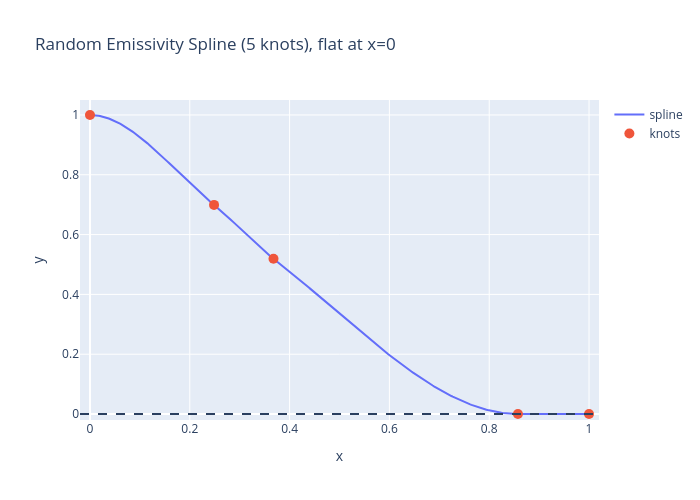

The notebook cell this image was saved under:
### Code cell
import numpy as np
from scipy.interpolate import PchipInterpolator, CubicHermiteSpline
import plotly.graph_objects as go

# -------------------------------------------------------------------
# Generating Random Emissivity Spline
# -------------------------------------------------------------------

def generate_random_emissivity(n_knots=5, min_spacing=0.05, zero_deriv_core=True, min_dy=0.0, seed=None):
    """
    Generate a random emissivity spline with at most one maximum.

    The peak may occur at the core or at any interior knot.

    Parameters
    ----------
    n_knots : int
        Total number of knots, including the axis and edge.
    min_spacing : float
        Minimum spacing between neighboring x knots.
    zero_deriv_core : bool
        If True, enforce d(emissivity)/dx = 0 at the axis.
    min_dy : float
        Optional minimum spacing between neighboring y-values.
    seed : int or None
        Random seed for reproducibility.

    Returns
    -------
    spline : emissivity interpolation function (PchipInterpolator or CubicHermiteSpline)
    x_knots : knot locations
    y_knots : emissivity values at the knots
    zero_deriv : 
    x_free : boolean array where True means the x-coordinate is free to vary
    y_free : boolean array where True means the y-coordinate is free to vary
    type_str : profile type
    """
    if n_knots < 3:
        raise ValueError("n_knots must be at least 3.")

    rng = np.random.default_rng(seed)
    
    # Generate random interior knot locations.
    # There will be n_knots - 2 random interior x-locations
    # The final interior location, x_knots[-2], determines where the emissivity first reaches zero
    n_interior = n_knots - 2
    
    interior_x = sample_interior_x(
        n_interior=n_interior,
        min_spacing=min_spacing,
        rng=rng,
        x_min=0.0, 
        x_max=1.0,
    )

    x_knots = np.concatenate(([0.0], interior_x, [1.0]))

    # The final two knots must both have zero emissivity
    y_knots = np.zeros(n_knots)

    # The peak can occur from index 0 through index n_knots - 3
    # Indices -2 and -1 are reserved for the two zero knots 
    peak_index = rng.integers(0, n_knots - 2)
    y_peak = 1.0

    if peak_index == 0:
        # The peak is at the core/axis.
        y_knots[0] = y_peak

        # generating decreasing values between core peak and second-to-last knot
        y_knots[1:-2] = sample_monotone_y(
            n=n_knots - 3,
            y_start=y_peak,
            y_end=0.0,
            rng=rng,
            min_dy=min_dy,
        )
    else:
        # The peak is at an interior knot.
        y_axis = rng.uniform(0.0, y_peak)
        y_knots[0] = y_axis

        # Monotonic increase from the axis to the peak.
        y_knots[1:peak_index] = sample_monotone_y(
            n=peak_index - 1,
            y_start=y_axis,
            y_end=y_peak,
            rng=rng,
            min_dy=min_dy,
        )
        y_knots[peak_index] = y_peak

        # Monotonic decrease from the peak to the edge.
        y_knots[peak_index + 1:-2] = sample_monotone_y(
            n=n_knots - peak_index - 3,
            y_start=y_peak,
            y_end=0.0,
            rng=rng,
            min_dy=min_dy,
        )

    # Then fix both final y-values at zero
    y_knots[-2] = 0.0
    y_knots[-1] = 0.0

    pchip = PchipInterpolator(x_knots, y_knots)

    if zero_deriv_core:
        derivatives = pchip.derivative()(x_knots)
        derivatives[0] = 0.0
        spline = CubicHermiteSpline(x_knots, y_knots, derivatives)
        deriv_zero = np.array([True, False, False, False, False])
    else:
        spline = pchip
        deriv_zero = np.array([False, False, False, False, False])

    x_free = np.array([
        False,  # first x-knot is fixed at rho=0
        True,  
        True, 
        True, 
        False,  # last x-knot is fixed at rho=1
    ])
    y_free = np.array([
        True, 
        True, 
        True, 
        False,  # second-to-last y-knot is fixed at zero
        False,  # last y-knot is fixed at zero
    ])
    
    return make_profile_dic(x_knots, y_knots, deriv_zero, x_free, y_free, "emissivity")


# ---------------------------------------------------------
# Plotting Random Emissivity Spline
# ---------------------------------------------------------
emissivity_profile = generate_random_emissivity(n_knots=5, min_spacing=0.05, zero_deriv_core=True, seed=None,)
plot_pchip(emissivity_profile["x_knots"], emissivity_profile["y_knots"], emissivity_profile["deriv_zero"], title="Random Emissivity Spline (5 knots), flat at x=0", y_range=(-0.02, 1.05))

### Figure 1 — Plotly figure (JSON) as saved in the notebook; plotly's stock layout.template omitted (floating-point values rounded to 4 significant figures; data arrays with more than 128 entries replaced by an {"elided": "..."} marker saying what was removed)
{"data": [{"mode": "lines", "name": "spline", "type": "scatter", "x": {"elided": "400 float values"}, "y": {"elided": "400 float values"}}, {"marker": {"size": 10, "symbol": "circle"}, "mode": "markers", "name": "knots", "type": "scatter", "x": [0.0, 0.2486, 0.3677, 0.8575, 1.0], "y": [1.0, 0.6993, 0.5193, 0.0, 0.0]}], "layout": {"height": 500, "shapes": [{"line": {"dash": "dash"}, "type": "line", "x0": 0, "x1": 1, "xref": "x domain", "y0": 0, "y1": 0, "yref": "y"}], "title": {"text": "Random Emissivity Spline (5 knots), flat at x=0"}, "width": 700, "xaxis": {"range": [-0.02, 1.02], "title": {"text": "x"}}, "yaxis": {"range": [-0.02, 1.05], "title": {"text": "y"}}}}
